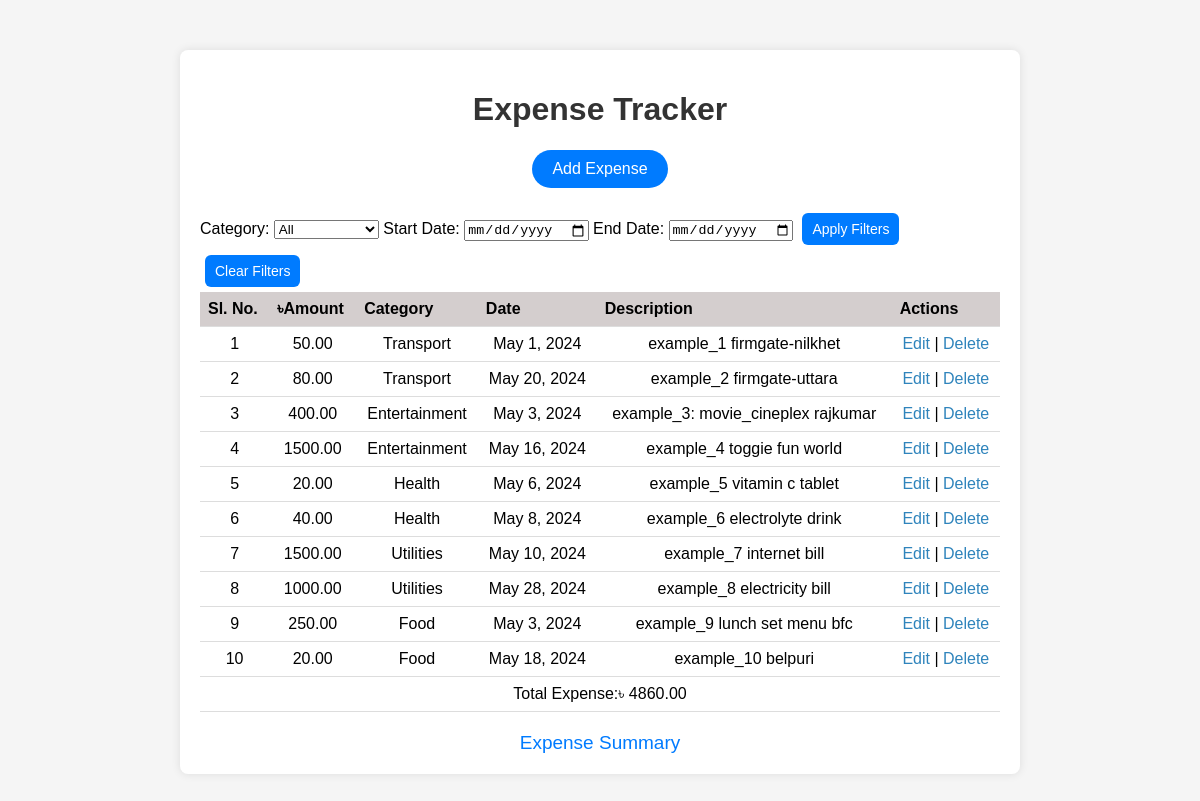
The app's page /, older data.
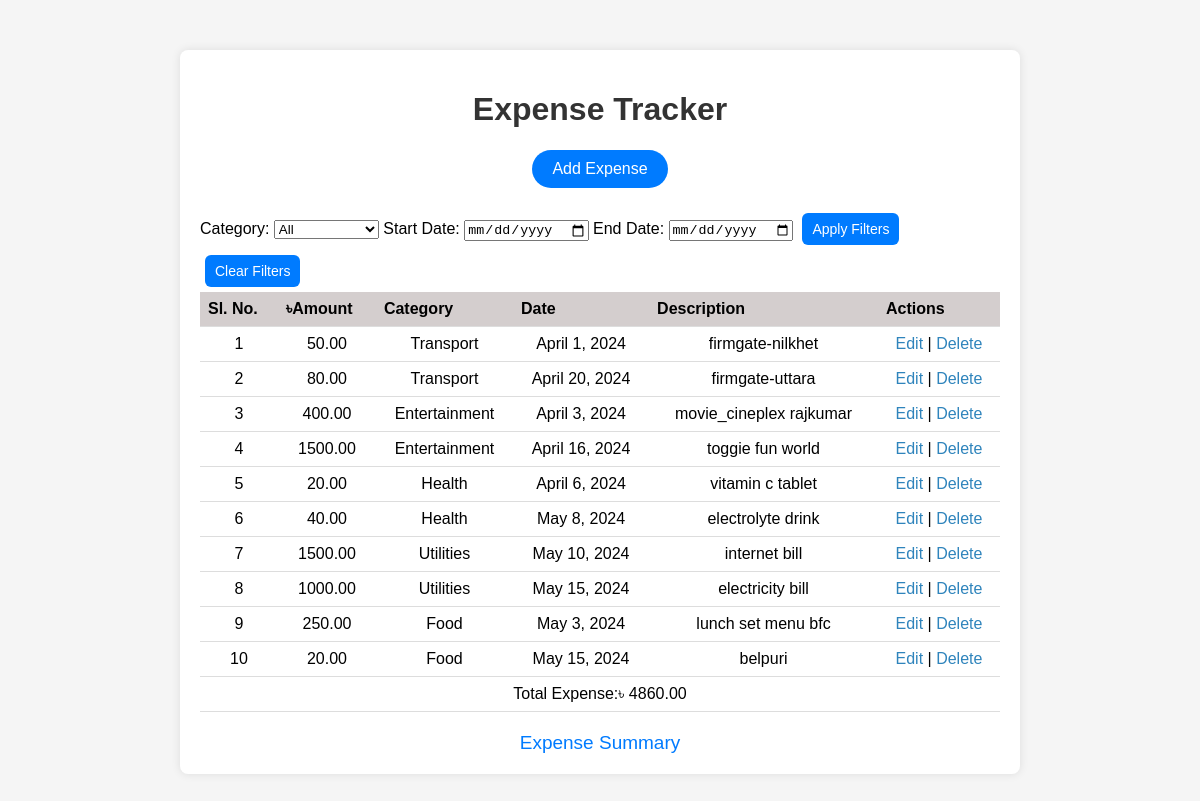
The same page, newer data.
### tracker/models.py (models this page shows, shortened)
class Expense(models.Model):
    CATEGORY_CHOICES = [
        ('Food', 'Food'),
        ('Transport', 'Transport'),
        ('Entertainment', 'Entertainment'),
        ('Utilities', 'Utilities'),
        ('Health', 'Health'),
    ]
    amount = models.DecimalField(max_digits=10, decimal_places=2)
    category = models.CharField(max_length=20, choices=CATEGORY_CHOICES)
    date = models.DateField()
    description = models.TextField(blank=True, null=True)

### tracker/views.py (the view)
# urls.py: path('', views.index, name='index'),
def index(request):
    expenses = Expense.objects.all()
    total_amount = sum(expense.amount for expense in expenses)
    category = request.GET.get('category')
    start_date = request.GET.get('start_date')
    end_date = request.GET.get('end_date')
    if category:
        expenses = expenses.filter(category=category)
    if start_date:
        expenses = expenses.filter(date__gte=start_date)
    if end_date:
        expenses = expenses.filter(date__lte=end_date)
    filtered_total_amount = sum(expense.amount for expense in expenses)
    return render(request, 'index.html', {'expenses': expenses, 'total_amount': total_amount, 'filtered_total_amount': filtered_total_amount})

### tracker/templates/index.html (shortened to what this page needs)
<!DOCTYPE html>
<html lang="en">
<head>
</head>
<body>
    <div class="container">
        <h1 class="title">Expense Tracker</h1>
        <a class="add-expense-button" href="{% url 'add_expense' %}">Add Expense</a>
        <form method="get" action="{% url 'index' %}" onsubmit="return validateDates()">
            <label for="category">Category:</label>
            <select name="category" id="category">
                <option value="">All</option>
            </select>
            <label for="start_date">Start Date:</label>
            <input type="date" name="start_date" id="start_date">
            <label for="end_date">End Date:</label>
            <input type="date" name="end_date" id="end_date">
            <button type="submit">Apply Filters</button>
            <button type="submit" name="clear" value="clear">Clear Filters</button>
        </form>
        <table class="expense-table">
            <tr>
                <th>Sl. No.</th>
                <th>৳Amount</th>
                <th>Category</th>
                <th>Date</th>
                <th>Description</th>
                <th>Actions</th>
            </tr>
            {% for expense in expenses %}
            <tr>
                <td>{{ forloop.counter }}</td>
                <td>{{ expense.amount }}</td>
                <td>{{ expense.category }}</td>
                <td>{{ expense.date }}</td>
                <td>{{ expense.description }}</td>
                <td>
                    <a href="{% url 'edit_expense' expense.id %}">Edit</a> |
                    <form id="delete-form-{{ expense.id }}" action="{% url 'delete_expense' expense.id %}" method="post" style="display:inline;">
                        <a href="#" onclick="confirmDelete({{ expense.id }}); return false;">Delete</a>
                    </form>
                </td>
            </tr>
            {% endfor %}
            <tr>
                <td colspan="6" style="text-align: center;">Total Expense:৳ {{ total_amount }}</td>
            </tr>
        </table>
        <a class="back-link" href="{% url 'expense_summary' %}">Expense Summary</a>
    </div>
</body>
</html>

### tracker/templates/index.html (style rules this page uses)
body { font-family: Arial, sans-serif; background-color: #f5f5f5; margin: 0; padding: 0; }
.container { max-width: 800px; margin: 50px auto; padding: 20px; background-color: #fff; border-radius: 8px; box-shadow: 0 0 10px rgba(0, 0, 0, 0.1); }
.title { text-align: center; color: #333; }
.add-expense-button { display: block; width: fit-content; margin: 20px auto; padding: 10px 20px; color: #fff; background-color: #007bff; border: none; border-radius: 25px; text-align: center; text-decoration: none; transition: background-color 0.3s, box-shadow 0.3s; cursor: pointer; }
.expense-table { width: 100%; border-collapse: collapse; margin-bottom: 20px; }
.expense-table th, .expense-table td { padding: 8px; border-bottom: 1px solid #ddd; }
.expense-table th { background-color: #d4cece; text-align: left; }
.expense-table td { text-align: center; }
.expense-table td a { color: #2f84bc; text-decoration: none; }
.back-link { display: block; text-align: center; margin-top: 20px; color: #007bff; text-decoration: none; font-size: 19px; }
button { padding: 8px 10px; margin: 5px; border: none; background-color: #007bff; color: white; cursor: pointer; border-radius: 6px; font-size: 14px; }

Row changes from the older to the newer data that the page shows:
changed Expense: date "May 1, 2024" → "April 1, 2024"; description "example_1 firmgate-nilkhet" → "firmgate-nilkhet"
changed Expense: date "May 20, 2024" → "April 20, 2024"; description "example_2 firmgate-uttara" → "firmgate-uttara"
changed Expense: date "May 3, 2024" → "April 3, 2024"; description "example_3: movie_cineplex rajkumar" → "movie_cineplex rajkumar"
changed Expense: date "May 16, 2024" → "April 16, 2024"; description "example_4 toggie fun world" → "toggie fun world"
changed Expense: date "May 6, 2024" → "April 6, 2024"; description "example_5 vitamin c tablet" → "vitamin c tablet"
changed Expense: description "example_6 electrolyte drink" → "electrolyte drink"
changed Expense: description "example_7 internet bill" → "internet bill"
changed Expense: date "May 28, 2024" → "May 15, 2024"; description "example_8 electricity bill" → "electricity bill"
changed Expense: description "example_9 lunch set menu bfc" → "lunch set menu bfc"
changed Expense: date "May 18, 2024" → "May 15, 2024"; description "example_10 belpuri" → "belpuri"
